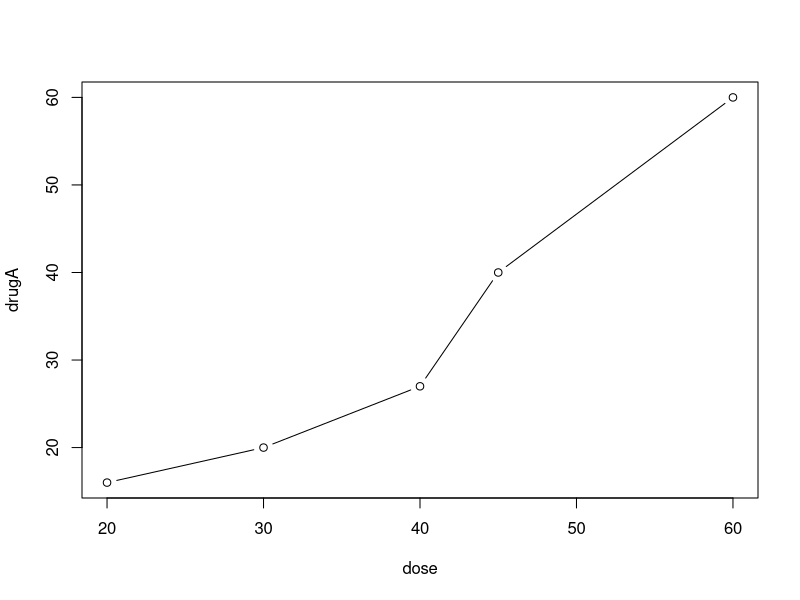
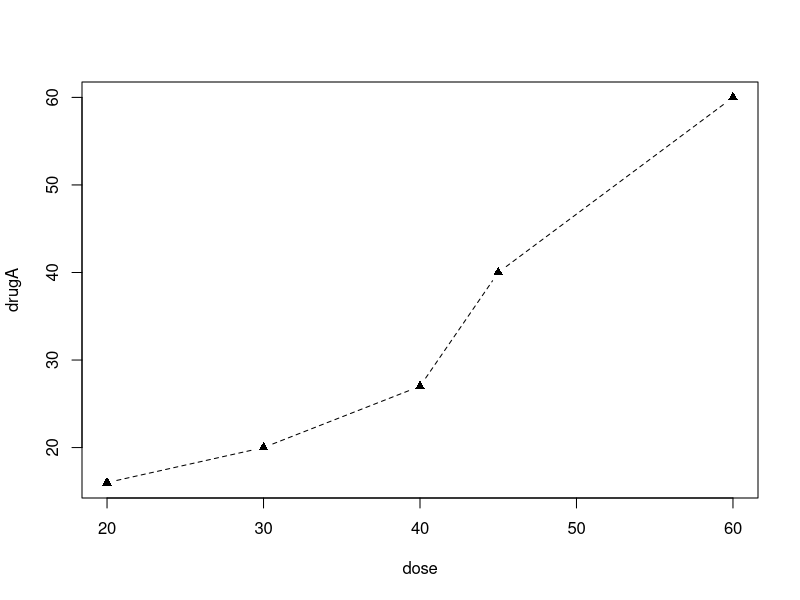
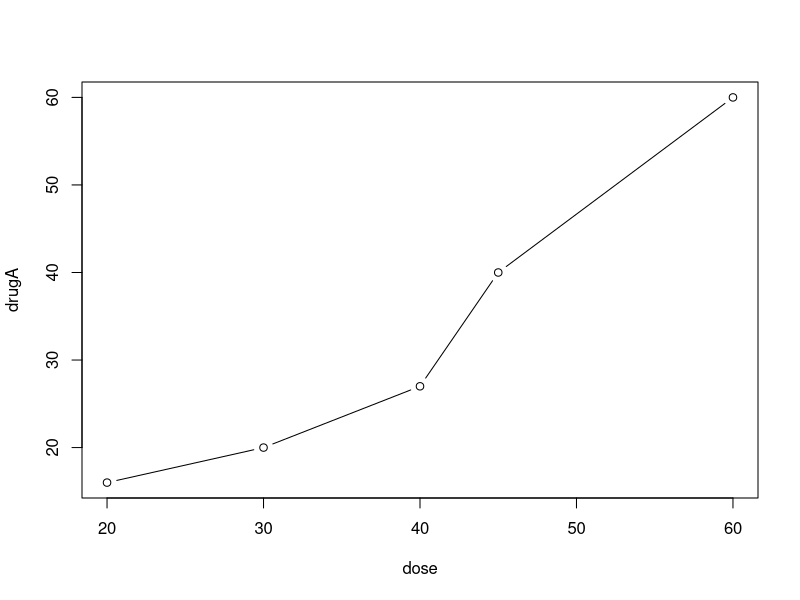
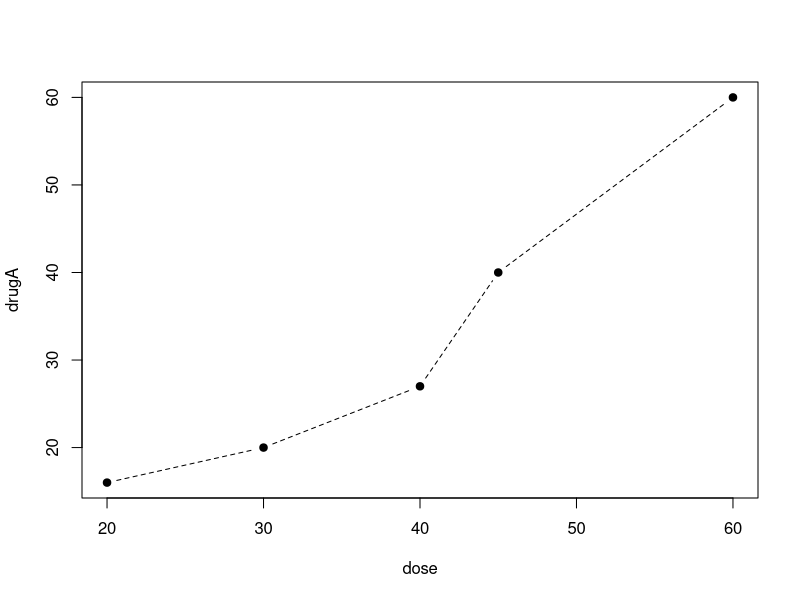
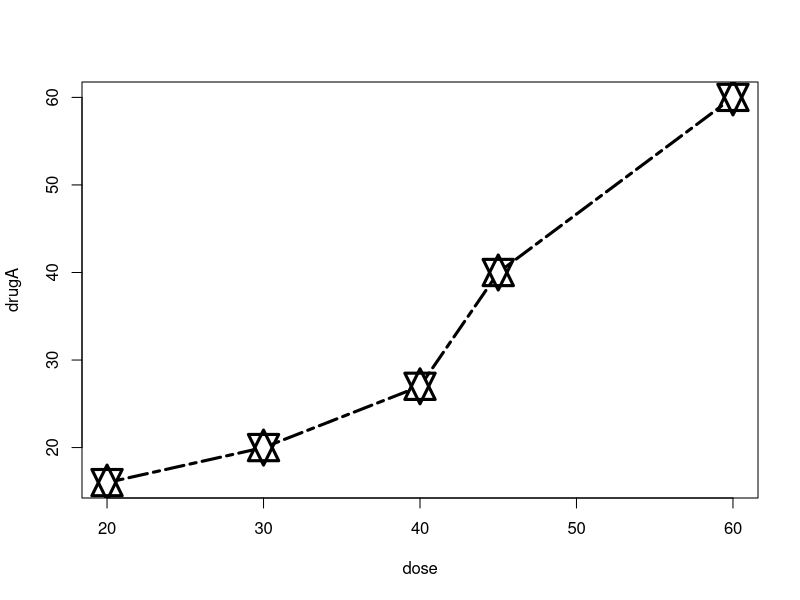
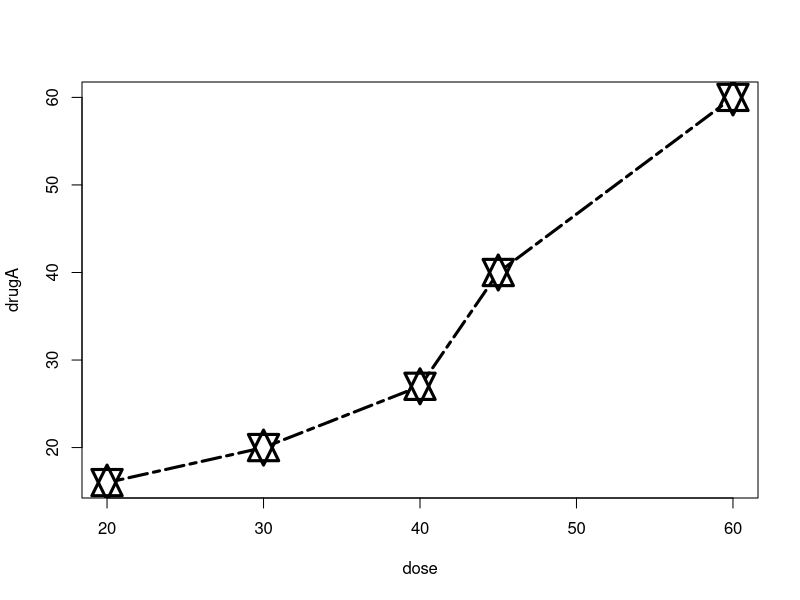
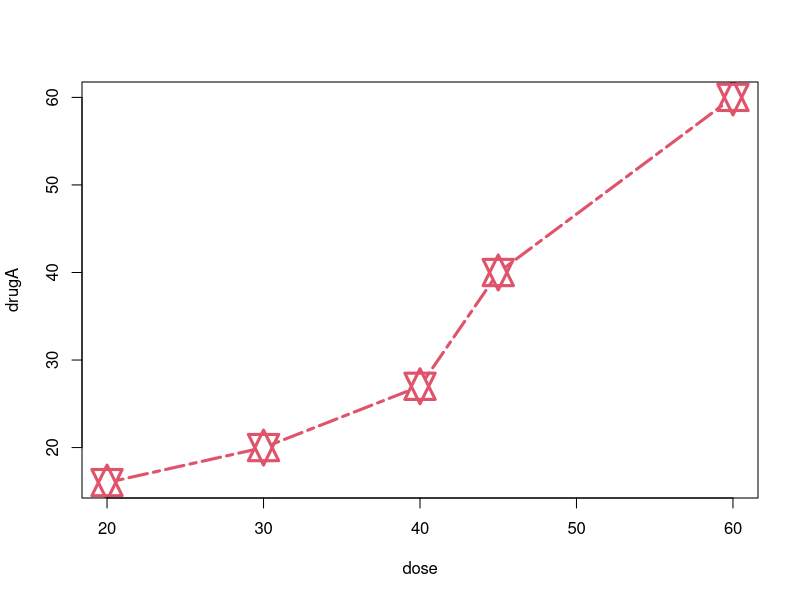
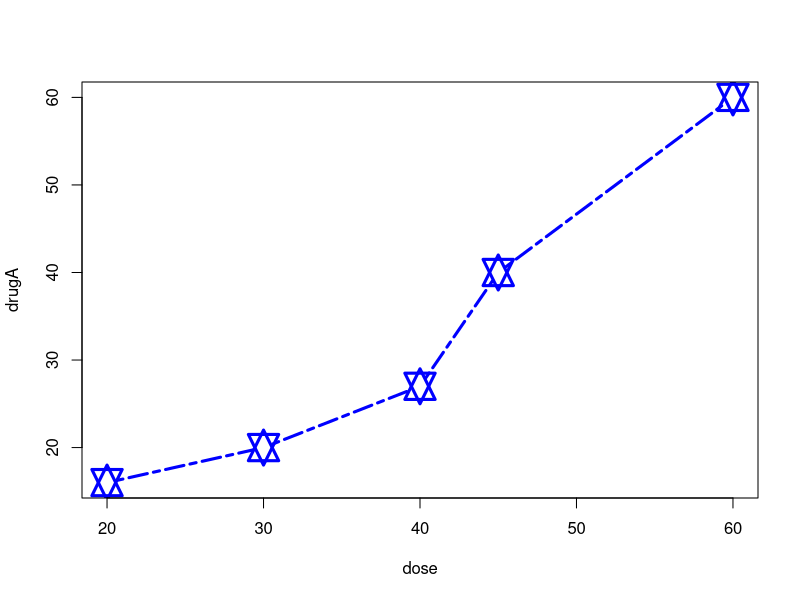

Write the R code that produced these figures, in order.

dose <- c(20,30,40,45,60)
drugA <- c(16,20,27,40,60)
drugB <- c(15,18,25,31,40)

plot(dose,drugA,type="b")


#
par(no.readonly = TRUE)

opar <- par(no.readonly = TRUE)

#lty=2虚线,pch=17实心的三角符号
par(lty=2,pch=17)
plot(dose,drugA,type="b")

#恢复之前的设置
par(opar)
plot(dose,drugA,type="b")


plot(dose,drugA,type="b",lty=2,pch=19)

#pch指定绘制点时使用的符号
#cex指定符号的大小
#lty指定线条类型
#lwd指定线条宽度，默认为1。
plot(dose,drugA,type="b",lty=6,lwd=3,pch=11,cex=3)

#col 默认的绘图颜色
#col.axis 坐标轴刻度文字的颜色
#col.lab 坐标轴标签（名称）的颜色
#col.main 标题颜色
#col.sub 副标题颜色
#fg 图形的前景色
#bg 图形的背景色

plot(dose,drugA,type="b",lty=6,lwd=3,pch=11,cex=3,col=1)
plot(dose,drugA,type="b",lty=6,lwd=3,pch=11,cex=3,col=2)
plot(dose,drugA,type="b",lty=6,lwd=3,pch=11,cex=3,col="blue")

plot(dose,drugA,type="b",lty=6,lwd=3,pch=11,cex=3,
     col="blue",col.axis="red",col.lab="green")
















